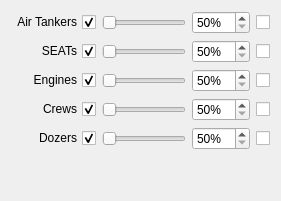
             <widget class="QWidget" name="drawDownPage">
              <layout class="QGridLayout" name="gridLayout_4">
               <item row="4" column="3">
                <widget class="QCheckBox" name="dozerDDSeasonCheckBox">
                 <property name="toolTip">
                  <string>Only use out of seasno</string>
                 </property>
                 <property name="text">
                  <string/>
                 </property>
                </widget>
               </item>
               <item row="0" column="2">
                <widget class="QSpinBox" name="tankerDDSpinBox">
                 <property name="enabled">
                  <bool>true</bool>
                 </property>
                 <property name="accelerated">
                  <bool>true</bool>
                 </property>
                 <property name="suffix">
                  <string>%</string>
                 </property>
                 <property name="minimum">
                  <number>50</number>
                 </property>
                 <property name="maximum">
                  <number>100</number>
                 </property>
                </widget>
               </item>
               <item row="2" column="1">
                <widget class="QSlider" name="engineDDSlider">
                 <property name="enabled">
                  <bool>true</bool>
                 </property>
                 <property name="minimum">
                  <number>50</number>
                 </property>
                 <property name="maximum">
                  <number>100</number>
                 </property>
                 <property name="orientation">
                  <enum>Qt::Horizontal</enum>
                 </property>
                </widget>
               </item>
               <item row="0" column="3">
                <widget class="QCheckBox" name="tankerDDSeasonCheckBox">
                 <property name="toolTip">
                  <string>Only use out of seasno</string>
                 </property>
                 <property name="text">
                  <string/>
                 </property>
                </widget>
               </item>
               <item row="1" column="2">
                <widget class="QSpinBox" name="seatDDSpinBox">
                 <property name="enabled">
                  <bool>true</bool>
                 </property>
                 <property name="accelerated">
                  <bool>true</bool>
                 </property>
                 <property name="suffix">
                  <string>%</string>
                 </property>
                 <property name="minimum">
                  <number>50</number>
                 </property>
                 <property name="maximum">
                  <number>100</number>
                 </property>
                </widget>
               </item>
               <item row="1" column="1">
                <widget class="QSlider" name="seatDDSlider">
                 <property name="enabled">
                  <bool>true</bool>
                 </property>
                 <property name="minimum">
                  <number>50</number>
                 </property>
                 <property name="maximum">
                  <number>100</number>
                 </property>
                 <property name="orientation">
                  <enum>Qt::Horizontal</enum>
                 </property>
                </widget>
               </item>
               <item row="4" column="0">
                <widget class="QCheckBox" name="dozerDDCheckBox">
                 <property name="enabled">
                  <bool>true</bool>
                 </property>
                 <property name="layoutDirection">
                  <enum>Qt::RightToLeft</enum>
                 </property>
                 <property name="text">
                  <string>Dozers</string>
                 </property>
                 <property name="checked">
                  <bool>true</bool>
                 </property>
                </widget>
               </item>
               <item row="4" column="1">
                <widget class="QSlider" name="dozerDDSlider">
                 <property name="enabled">
                  <bool>true</bool>
                 </property>
                 <property name="minimum">
                  <number>50</number>
                 </property>
                 <property name="maximum">
                  <number>100</number>
                 </property>
                 <property name="orientation">
                  <enum>Qt::Horizontal</enum>
                 </property>
                </widget>
               </item>
               <item row="0" column="1">
                <widget class="QSlider" name="tankerDDSlider">
                 <property name="enabled">
                  <bool>true</bool>
                 </property>
                 <property name="minimum">
                  <number>50</number>
                 </property>
                 <property name="maximum">
                  <number>100</number>
                 </property>
                 <property name="orientation">
                  <enum>Qt::Horizontal</enum>
                 </property>
                </widget>
               </item>
               <item row="2" column="0">
                <widget class="QCheckBox" name="engineDDCheckBox">
                 <property name="enabled">
                  <bool>true</bool>
                 </property>
                 <property name="layoutDirection">
                  <enum>Qt::RightToLeft</enum>
                 </property>
                 <property name="text">
                  <string>Engines</string>
                 </property>
                 <property name="checked">
                  <bool>true</bool>
                 </property>
                </widget>
               </item>
               <item row="0" column="0">
                <widget class="QCheckBox" name="tankerDDCheckBox">
                 <property name="enabled">
                  <bool>true</bool>
                 </property>
                 <property name="layoutDirection">
                  <enum>Qt::RightToLeft</enum>
                 </property>
                 <property name="text">
                  <string>Air Tankers</string>
                 </property>
                 <property name="checked">
                  <bool>true</bool>
                 </property>
                </widget>
               </item>
               <item row="2" column="2">
                <widget class="QSpinBox" name="engineDDSpinBox">
                 <property name="enabled">
                  <bool>true</bool>
                 </property>
                 <property name="accelerated">
                  <bool>true</bool>
                 </property>
                 <property name="suffix">
                  <string>%</string>
                 </property>
                 <property name="minimum">
                  <number>50</number>
                 </property>
                 <property name="maximum">
                  <number>100</number>
                 </property>
                </widget>
               </item>
               <item row="1" column="0">
                <widget class="QCheckBox" name="seatDDCheckBox">
                 <property name="enabled">
                  <bool>true</bool>
                 </property>
                 <property name="layoutDirection">
                  <enum>Qt::RightToLeft</enum>
                 </property>
                 <property name="text">
                  <string>SEATs</string>
                 </property>
                 <property name="checked">
                  <bool>true</bool>
                 </property>
                </widget>
               </item>
               <item row="5" column="1">
                <spacer name="verticalSpacer_7">
                 <property name="orientation">
                  <enum>Qt::Vertical</enum>
                 </property>
                 <property name="sizeHint" stdset="0">
                  <size>
                   <width>20</width>
                   <height>40</height>
                  </size>
                 </property>
                </spacer>
               </item>
               <item row="1" column="3">
                <widget class="QCheckBox" name="seatDDSeasonCheckBox">
                 <property name="toolTip">
                  <string>Only use out of seasno</string>
                 </property>
                 <property name="text">
                  <string/>
                 </property>
                </widget>
               </item>
               <item row="2" column="3">
                <widget class="QCheckBox" name="engineDDSeasonCheckBox">
                 <property name="toolTip">
                  <string>Only use out of seasno</string>
                 </property>
                 <property name="text">
                  <string/>
                 </property>
                </widget>
               </item>
               <item row="4" column="2">
                <widget class="QSpinBox" name="dozerDDSpinBox">
                 <property name="enabled">
                  <bool>true</bool>
                 </property>
                 <property name="accelerated">
                  <bool>true</bool>
                 </property>
                 <property name="suffix">
                  <string>%</string>
                 </property>
                 <property name="minimum">
                  <number>50</number>
                 </property>
                 <property name="maximum">
                  <number>100</number>
                 </property>
                </widget>
               </item>
               <item row="3" column="1">
                <widget class="QSlider" name="regCrewDDSlider">
                 <property name="enabled">
                  <bool>true</bool>
                 </property>
                 <property name="minimum">
                  <number>50</number>
                 </property>
                 <property name="maximum">
                  <number>100</number>
                 </property>
                 <property name="orientation">
                  <enum>Qt::Horizontal</enum>
                 </property>
                </widget>
               </item>
               <item row="3" column="0">
                <widget class="QCheckBox" name="regCrewDDCheckBox">
                 <property name="enabled">
                  <bool>true</bool>
                 </property>
                 <property name="layoutDirection">
                  <enum>Qt::RightToLeft</enum>
                 </property>
                 <property name="text">
                  <string>Crews</string>
                 </property>
                 <property name="checked">
                  <bool>true</bool>
                 </property>
                </widget>
               </item>
               <item row="3" column="2">
                <widget class="QSpinBox" name="regCrewDDSpinBox">
                 <property name="enabled">
                  <bool>true</bool>
                 </property>
                 <property name="accelerated">
                  <bool>true</bool>
                 </property>
                 <property name="suffix">
                  <string>%</string>
                 </property>
                 <property name="minimum">
                  <number>50</number>
                 </property>
                 <property name="maximum">
                  <number>100</number>
                 </property>
                </widget>
               </item>
               <item row="3" column="3">
                <widget class="QCheckBox" name="regCrewDDSeasonCheckBox">
                 <property name="toolTip">
                  <string>Only use out of seasno</string>
                 </property>
                 <property name="text">
                  <string/>
                 </property>
                </widget>
               </item>
              </layout>
             </widget>
